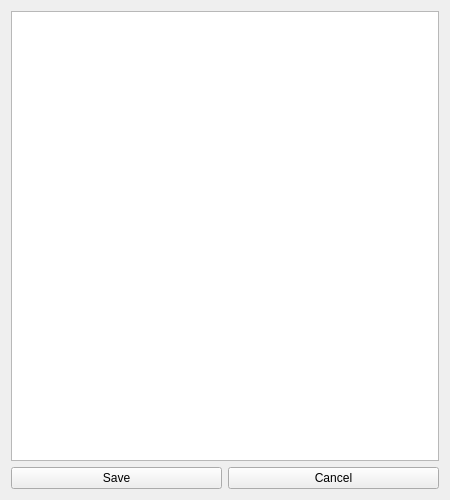
<?xml version="1.0" encoding="UTF-8"?>
<ui version="4.0">
 <class>Form</class>
 <widget class="QWidget" name="Form">
  <property name="geometry">
   <rect>
    <x>0</x>
    <y>0</y>
    <width>450</width>
    <height>500</height>
   </rect>
  </property>
  <property name="windowTitle">
   <string>Form</string>
  </property>
  <layout class="QVBoxLayout" name="verticalLayout">
   <item>
    <widget class="QTableView" name="tableView">
     <property name="editTriggers">
      <set>QAbstractItemView::AnyKeyPressed|QAbstractItemView::EditKeyPressed</set>
     </property>
     <attribute name="horizontalHeaderDefaultSectionSize">
      <number>100</number>
     </attribute>
     <attribute name="horizontalHeaderStretchLastSection">
      <bool>true</bool>
     </attribute>
    </widget>
   </item>
   <item>
    <layout class="QHBoxLayout" name="horizontalLayout">
     <item>
      <widget class="QPushButton" name="save_Button">
       <property name="text">
        <string>Save</string>
       </property>
      </widget>
     </item>
     <item>
      <widget class="QPushButton" name="pushButton_2">
       <property name="text">
        <string>Cancel</string>
       </property>
      </widget>
     </item>
    </layout>
   </item>
  </layout>
 </widget>
 <resources/>
 <connections>
  <connection>
   <sender>pushButton_2</sender>
   <signal>clicked()</signal>
   <receiver>Form</receiver>
   <slot>close()</slot>
   <hints>
    <hint type="sourcelabel">
     <x>263</x>
     <y>488</y>
    </hint>
    <hint type="destinationlabel">
     <x>264</x>
     <y>389</y>
    </hint>
   </hints>
  </connection>
 </connections>
</ui>
